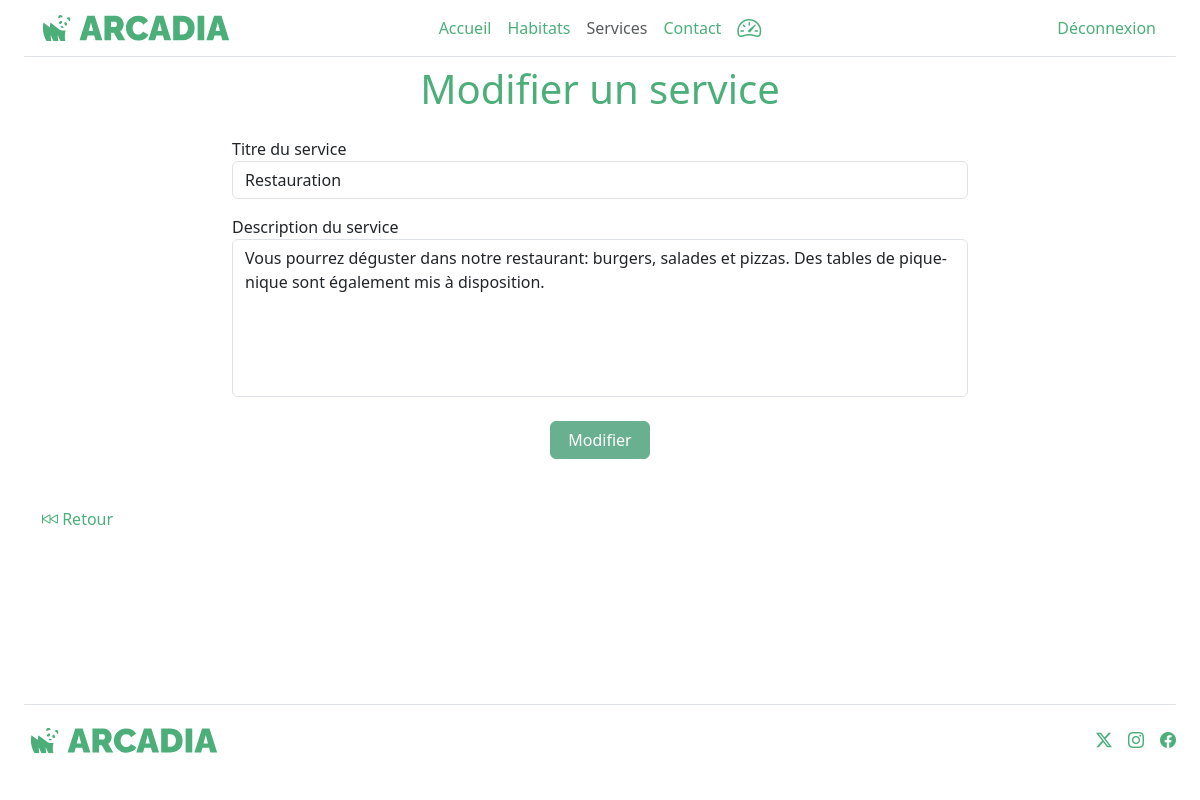
The app's page /index.php?controller=service&action=edit&id=6 (signed in) with its own data.
### tables this page shows
CREATE TABLE IF NOT EXISTS `service` (
  `id` int(10) unsigned NOT NULL AUTO_INCREMENT,
  `title` varchar(50) NOT NULL,
  `description` text NOT NULL DEFAULT '',
  `user_id` int(11) NOT NULL,
  PRIMARY KEY (`id`)
);

### index.php (called while the page is built, shortened)
<?php
$controller = new Controller();
$controller->route();

### src/Security/Security.php (called while the page is built, shortened)
<?php
class Security
{
    public static function isAdmin(): bool
    {
        return isset($_SESSION['user']) && $_SESSION['user']['role'] === 'admin';
    }
}

### db_config.php (called while the page is built, shortened)
<?php
if (file_exists(__DIR__ . '/.env')) {
    $dotenv = Dotenv::createImmutable(__DIR__);
    $dotenv->load();
    return [
        'db_name' => $_ENV['DB_NAME'],
        'db_user' => $_ENV['DB_USER'],
        'db_password' => $_ENV['DB_PASSWORD'],
        'db_port' => $_ENV['DB_PORT'],
        'db_host' => $_ENV['DB_HOST'],
    ];
} else {
    return [
        'db_name' => $_ENV['DB_NAME'],
        'db_user' => $_ENV['DB_USER'],
        'db_password' => $_ENV['DB_PASSWORD'],
        'db_port' => $_ENV['DB_PORT'],
        'db_host' => $_ENV['DB_HOST'],
    ];
}

### src/Db/Mysql.php (called while the page is built, shortened)
<?php
class Mysql
{
    private $db_name;
    private $db_user;
    private $db_password;
    private $db_port;
    private $db_host;
    private $pdo = null;
    private static $_instance = null;
    private function __construct()
    {
        $conf = require_once _ROOTPATH_ . '/db_config.php';
    }
    public static function getInstance(): self
    {
        if (is_null(self::$_instance)) {
            self::$_instance = new Mysql();
        }
        return self::$_instance;
    }
    public function getPDO(): \PDO
    {
        if (is_null($this->pdo)) {
            $this->pdo = new \PDO('mysql:dbname=' . $this->db_name . ';charset=utf8;host=' . $this->db_host . ':' . $this->db_port, $this->db_user, $this->db_password);
        }
        return $this->pdo;
    }
}

### src/Repository/Repository.php (called while the page is built, shortened)
<?php
class Repository
{
    public function __construct()
    {
        $mysql = Mysql::getInstance();
        $this->pdo = $mysql->getPDO();
    }
}

### src/Repository/ServiceRepository.php (called while the page is built, shortened)
<?php
class ServiceRepository extends Repository
{
    public function findOneById(int $id)
    {
        $query = $this->pdo->prepare("SELECT * FROM service WHERE id = :id");
        $query->bindParam(':id', $id, $this->pdo::PARAM_STR);
        $query->execute();
        $service = $query->fetch($this->pdo::FETCH_ASSOC);
        if ($service) {
            return Service::createAndHydrate($service);
        } else {
            return false;
        }
    }
}

### src/Entity/Entity.php (called while the page is built, shortened)
<?php
class Entity
{
    public static function createAndHydrate(array $data): static
    {
        $entity = new static();
        $entity->hydrate($data);
        return $entity;
    }
    public function hydrate(array $data)
    {
        if (count($data) > 0) {
            foreach ($data as $key => $value) {
                $methodName = 'set' . StringTools::toPascalCase($key);
            }
        }
    }
}

### src/Tools/StringTools.php (called while the page is built, shortened)
<?php
class StringTools
{
    public static function toCamelCase($value, $pascalCase = false)
    {
        $value = ucwords(str_replace(array('-', '_'), ' ', $value));
        $value = str_replace(' ', '', $value);
        if ($pascalCase === false) {
            return lcfirst($value);
        } else {
            return $value;
        }
    }
    public static function toPascalCase($value)
    {
        return self::toCamelCase($value, true);
    }
}

### src/Entity/Service.php (called while the page is built, shortened)
<?php
class Service extends Entity
{
    protected string $title = '';
    protected string $description = '';
    public function setId($id): self
    {
        return $this;
    }
    public function getTitle(): string
    {
        return $this->title;
    }
    public function setTitle($title): self
    {
        $this->title = $title;
        return $this;
    }
    public function getDescription(): string
    {
        return $this->description;
    }
    public function setDescription($description): self
    {
        $this->description = $description;
        return $this;
    }
    public function setUserId($user_id): self
    {
        return $this;
    }
}

### templates/service/edit.php (the view, shortened to what this page needs)
<?php
require_once _ROOTPATH_ . '/templates/header.php'; ?>
<main class="container">
    <?php if (Security::isAdmin() || Security::isEmployee()) { ?>
        <div class="text-center pb-3">
            <h1><?= $pageTitle ?></h1>
        </div>
        <div class="row justify-content-center">
            <div class="col-8 ">
                <form method="POST">
                    <div class=" mb-3 text-start">
                        <label for="title">Titre du service</label>
                        <input type="text" class='form-control' id="title" name="title" value="<?= $service->getTitle() ?>">
                    </div>
                    <div class="mb-3 text-start">
                        <label for="description">Description du service</label>
                        <textarea class='form-control' id="description" name="description" rows="6"><?= $service->getDescription() ?></textarea>
                    </div>
                    <div class="row justify-content-center pt-2">
                        <input type="submit" id="saveService" name="saveService" class="btn btn-success" value="Modifier" disabled>
                    </div>
                </form>
            </div>
            <div class="container pt-5">
                <a href="index.php?controller=habitat&action=list"><i class="bi bi-skip-backward"></i> Retour</a>
            </div>
        </div>
    <?php } ?>
</main>
<?php require_once _ROOTPATH_ . '/templates/footer.php'; ?>

### records on screen
service: title "Restauration", description "Vous pourrez déguster dans notre restaurant: burgers, salades et pizzas. Des tables de pique-nique sont également mis à disposition."

### other values on screen
$pageTitle "Modifier un service"
